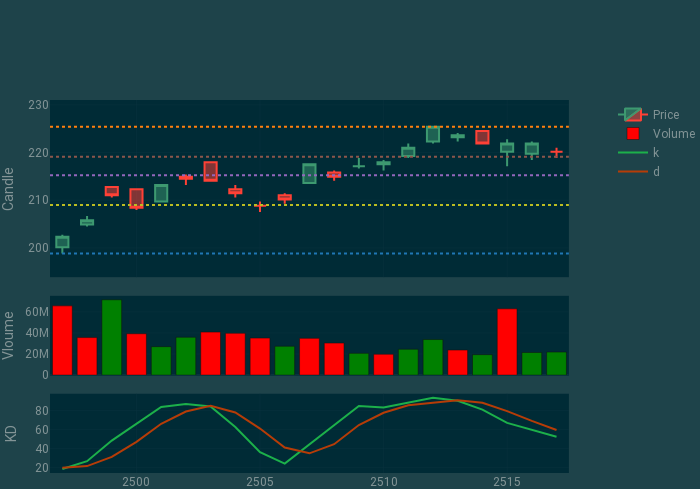

Notebook cell for this chart:
### Code cell
plot(df, s = s, e= e)

### Figure 1 — Plotly figure (JSON) as saved in the notebook; plotly's stock layout.template omitted (floating-point values rounded to 4 significant figures; data arrays with more than 128 entries replaced by an {"elided": "..."} marker saying what was removed)
{"data": [{"close": [202.3, 205.8, 211.0, 208.4, 213.2, 214.5, 214.1, 211.5, 208.8, 210.2, 217.5, 214.9, 217.1, 218.0, 221.0, 225.4, 223.6, 221.9, 221.9, 221.9, 220.2], "high": [202.8, 206.7, 212.8, 212.3, 213.2, 215.4, 218.0, 213.2, 209.7, 211.5, 217.5, 216.2, 218.9, 218.4, 221.9, 225.4, 224.1, 224.5, 222.8, 222.3, 221.0], "low": [198.8, 204.5, 210.6, 208.0, 209.7, 213.2, 214.1, 210.6, 207.5, 209.3, 213.6, 214.1, 216.7, 216.2, 218.9, 221.9, 222.3, 221.9, 217.1, 218.4, 218.9], "name": "Price", "open": [200.1, 204.9, 212.8, 212.3, 209.7, 214.9, 218.0, 212.3, 208.8, 211.0, 213.6, 215.8, 217.1, 217.5, 219.3, 222.3, 223.2, 224.5, 220.2, 219.7, 220.2], "type": "candlestick", "x": [2497, 2498, 2499, 2500, 2501, 2502, 2503, 2504, 2505, 2506, 2507, 2508, 2509, 2510, 2511, 2512, 2513, 2514, 2515, 2516, 2517], "xaxis": "x", "yaxis": "y"}, {"marker": {"color": {"elided": "3591 str values"}}, "name": "Volume", "type": "bar", "x": [2497, 2498, 2499, 2500, 2501, 2502, 2503, 2504, 2505, 2506, 2507, 2508, 2509, 2510, 2511, 2512, 2513, 2514, 2515, 2516, 2517], "xaxis": "x2", "y": [65735265, 35635236, 71504174, 39239993, 26985776, 35901810, 40818119, 39719984, 35139170, 27337846, 34890780, 30391219, 20645694, 19831063, 24492615, 33756883, 23772838, 19396493, 62929326, 21440766, 21840151], "yaxis": "y3"}, {"mode": "lines", "name": "k", "type": "scatter", "x": [2497, 2498, 2499, 2500, 2501, 2502, 2503, 2504, 2505, 2506, 2507, 2508, 2509, 2510, 2511, 2512, 2513, 2514, 2515, 2516, 2517], "xaxis": "x3", "y": [18.3, 26.58, 48.27, 66.05, 83.7, 86.92, 84.29, 62.55, 36.05, 24.09, 44.44, 64.92, 84.79, 83.15, 88.33, 93.46, 90.14, 80.95, 66.92, 59.23, 52.32], "yaxis": "y4"}, {"mode": "lines", "name": "d", "type": "scatter", "x": [2497, 2498, 2499, 2500, 2501, 2502, 2503, 2504, 2505, 2506, 2507, 2508, 2509, 2510, 2511, 2512, 2513, 2514, 2515, 2516, 2517], "xaxis": "x3", "y": [19.72, 21.41, 31.05, 46.97, 66.01, 78.89, 84.97, 77.92, 60.96, 40.9, 34.86, 44.48, 64.72, 77.62, 85.42, 88.31, 90.65, 88.19, 79.34, 69.03, 59.49], "yaxis": "y4"}], "layout": {"autosize": false, "height": 490.0, "shapes": [{"line": {"color": "#ff7f0e", "dash": "dot"}, "type": "line", "x0": 0, "x1": 1, "xref": "x domain", "y0": 225.4, "y1": 225.4, "yref": "y"}, {"line": {"color": "#8c564b", "dash": "dot"}, "type": "line", "x0": 0, "x1": 1, "xref": "x domain", "y0": 219.1, "y1": 219.1, "yref": "y"}, {"line": {"color": "#9467bd", "dash": "dot"}, "type": "line", "x0": 0, "x1": 1, "xref": "x domain", "y0": 215.2, "y1": 215.2, "yref": "y"}, {"line": {"color": "#bcbd22", "dash": "dot"}, "type": "line", "x0": 0, "x1": 1, "xref": "x domain", "y0": 209.0, "y1": 209.0, "yref": "y"}, {"line": {"color": "#1f77b4", "dash": "dot"}, "type": "line", "x0": 0, "x1": 1, "xref": "x domain", "y0": 198.8, "y1": 198.8, "yref": "y"}], "title": {"font": {"size": 1}}, "width": 700, "xaxis": {"anchor": "y", "domain": [0, 0.94], "matches": "x3", "rangeslider": {"visible": false}, "showticklabels": false}, "xaxis2": {"anchor": "y3", "domain": [0, 0.94], "matches": "x3", "rangeslider": {"visible": false}, "showticklabels": false}, "xaxis3": {"anchor": "y4", "domain": [0, 0.94], "rangeslider": {"visible": false}}, "yaxis": {"anchor": "x", "domain": [0.525, 1], "range": [193.9, 231.0], "title": {"text": "Candle"}}, "yaxis2": {"anchor": "x", "overlaying": "y", "range": [193.9, 231.0], "side": "right", "title": {"text": "Candle"}}, "yaxis3": {"anchor": "x2", "domain": [0.2625, 0.475], "title": {"text": "Vloume"}}, "yaxis4": {"anchor": "x3", "domain": [0, 0.2125], "title": {"text": "KD"}}}}
